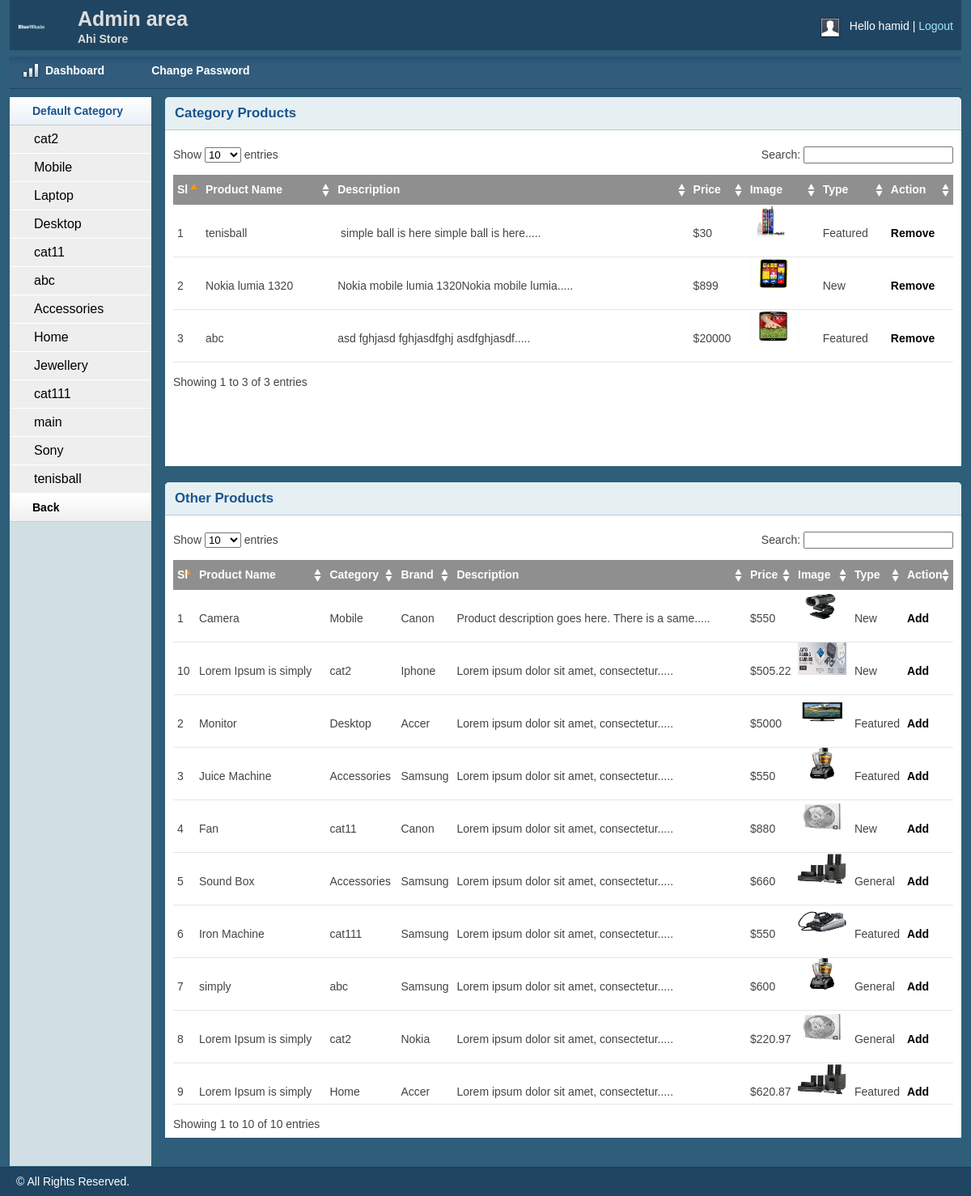
Screenshot of /admin/catproduct.php (signed in) with the database file from the repository.
### tables this page shows
CREATE TABLE `tbl_category` (
  `ID` int(11) NOT NULL,
  `catName` text NOT NULL,
  `Description` varchar(255) NOT NULL,
  `image` text NOT NULL,
  `status` int(2) NOT NULL,
  `inc_menu` text NOT NULL,
  `parentid` int(11) NOT NULL
);

CREATE TABLE `tbl_product` (
  `productId` int(11) NOT NULL,
  `productName` varchar(255) NOT NULL,
  `catId` int(11) NOT NULL,
  `catids` text NOT NULL,
  `brandId` int(11) NOT NULL,
  `Description` text NOT NULL,
  `sku` text NOT NULL,
  `weight` text NOT NULL,
  `price` float NOT NULL,
  `qty` int(3) NOT NULL,
  `image` varchar(255) NOT NULL,
  `new_from_date` date DEFAULT NULL,
  `new_to_date` date DEFAULT NULL,
  `status` int(1) NOT NULL
);

CREATE TABLE `tbl_brand` (
  `brandId` int(11) NOT NULL,
  `brandName` varchar(255) NOT NULL
);

### classes/Database.php (called while the page is built, shortened)
<?php
class Database
{
    public $host   = DB_HOST;
    public $user   = DB_USER;
    public $pass   = DB_PASS;
    public $dbname = DB_NAME;
    public $link;
    private function connectionDB()
    {
        $this->link = new mysqli(
            $this->host,
            $this->user,
            $this->pass,
            $this->dbname
        );
    }
    public function select($query)
    {
        $result = $this->link->query($query) or
        die($this->link->error . __LINE__);
        if ($result->num_rows > 0) {
            return $result;
        } else {
            return false;
        }
    }
}

### classes/Category.php (called while the page is built, shortened)
<?php
$filepath = realpath(dirname(__FILE__));
include_once($filepath.'/../classes/Database.php');
include_once($filepath.'/../classes/Format.php');
 ?>
<?php
class Category
{
    private $db;
    public function __construct()
    {
        $this->db = new Database();
    }
    public function getAllCat()
    {
        $query = "SELECT * FROM tbl_category ORDER BY ID";
        $result = $this->db->select($query);
        return $result;
    }
}

### classes/Product.php (called while the page is built, shortened)
<?php
$filepath = realpath(dirname(__FILE__));
include_once($filepath.'/../classes/Database.php');
include_once($filepath.'/../classes/Format.php');
 ?>
<?php
class Product
{
    private $db;
    public function __construct()
    {
        $this->db = new Database();
    }
    public function getAllProduct()
    {
        $query = "SELECT p.*, c.catName, b.brandName
                    FROM tbl_product AS p, tbl_category AS c, tbl_brand AS b
                    WHERE p.catId = c.Id AND p.brandId = b.brandId
                    ORDER BY p.productId DESC";
        $result = $this->db->select($query);
        return $result;
    }
}

### classes/Format.php (called while the page is built, shortened)
<?php
class Format
{
    public function textShorten($text, $limit = 400)
    {
        $text = $text . " ";
        $text = substr($text, 0, $limit);
        $text = substr($text, 0, strrpos($text, ' '));
        $text = $text . ".....";
        return $text;
    }
}

### admin/catproduct.php (the view, shortened to what this page needs)
<?php
 include 'inc/header.php';
 include '../classes/Product.php';
 include '../classes/Category.php';
 include_once '../classes/Format.php';
 include 'inc/sidecat.php';
	$pd = new Product();
	$fm = new Format();
	if(isset($_GET['catid'])){
		$catid = preg_replace('/[^-a-zA-Z0-9_]/', '', $_GET['catid']);
		$_SESSION['catid'] = $catid;
	}else{
		if(isset($_SESSION['catid'])){
			$catid = $_SESSION['catid'];
		}else{
			$catid = 1;
		}
	}
 ?>
<div class="grid_10">
    <div class="box round first grid">
        <h2>Category Products</h2>
        <div class="block">
            <table class="data display datatable" id="example">
			<thead>
				<tr>
					<th>Sl</th>
					<th>Product Name</th>
					<th>Description</th>
					<th>Price</th>
					<th>Image</th>
					<th>Type</th>
					<th>Action</th>
				</tr>
			</thead>
			<tbody>
				<?php
                $getPd = $pd->getAllProduct();
                if ($getPd) {
                    $i=0;
                    while ($result = $getPd->fetch_assoc()) {
                        if(strpos($result['catids'],"$catid" ) !== false)
                        {
                        $i++; ?>
				<tr class="odd gradeX">
					<td><?php echo $i; ?></td>
					<td><?php echo $result['productName']; ?></td>
					<td><?php echo $fm->textShorten(htmlspecialchars_decode($result['Description'], ENT_NOQUOTES), 50); ?></td>
					<td>$<?php echo $result['price']; ?></td>
					<td><img src="<?php echo $result['image']; ?>" height="40px" width="60px"></td>
					<td>
						<?php
                        if ($result['status']==1) {
                            echo "Featured";
                        } else if ($result['status']==0){
                            echo "General";
                        }
						else{
							echo "New";
						}?>
						</td>
					<td><a onclick="return confirm('Are you sure to Remove this Product from Category?')" href="?catremove=<?php echo $result['productId'].','.$catid; ?>">Remove</a></td>
				</tr>
				<?php
                        }
                    }
                } ?>
			</tbody>
		</table>
       </div>
    </div>
</div>
<div class="grid_10">
    <div class="box round first grid">
        <h2>Other Products</h2>
        <div class="block">
            <table class="data display datatable" id="example">
			<thead>
				<tr>
					<th>Sl</th>
					<th>Product Name</th>
					<th>Category</th>
					<th>Brand</th>
					<th>Description</th>
					<th>Price</th>
					<th>Image</th>
					<th>Type</th>
					<th>Action</th>
				</tr>
			</thead>
			<tbody>
				<?php
                $getPd = $pd->getAllProduct();
                if ($getPd) {
                    $i=0;
                    while ($result = $getPd->fetch_assoc()) {
                        if(strpos($result['catids'],"$catid" ) === false)
                        {
                        $i++; ?>
				<tr class="odd gradeX">
					<td><?php echo $i; ?></td>
					<td><?php echo $result['productName']; ?></td>
					<td><?php echo $result['catName']; ?></td>
					<td><?php echo $result['brandName']; ?></td>
					<td><?php echo $fm->textShorten(htmlspecialchars_decode($result['Description'], ENT_NOQUOTES), 50); ?></td>
					<td>$<?php echo $result['price']; ?></td>
					<td><img src="<?php echo $result['image']; ?>" height="40px" width="60px"></td>
					<td>
						<?php
                        if ($result['status']==1) {
                            echo "Featured";
                        } else if ($result['status']==0){
                            echo "General";
                        }
						else{
							echo "New";
						}?>
						</td>
					<td><a onclick="return confirm('Are you sure add in category?')" href="?addCat=<?php echo $result['productId'].','.$catid; ?>">Add</a></td>
				</tr>
				<?php
                      }
                    }
                } ?>
			</tbody>
		</table>
       </div>
    </div>
</div>
<?php include 'inc/footer.php';?>

### admin/inc/sidecat.php
<?php
    $cat = new Category();
    $getCat = $cat->getAllCat();
?>
<div class="grid_2">
    <div class="box sidemenu">
        <div class="block" id="section-menu">
            <ul class="section menu">
                <li><a class="menuitem">Default Category</a>
                <ul class="submenu">
                <?php
                     if ($getCat) {
                        while ($result = $getCat->fetch_assoc()) {
                ?>
                        <li><a href="catproduct.php?catid=<?php echo $result['ID'];?>"><?php echo $result['catName'];  ?> </a> </li>
                  <?php }
                  }?>
                    </ul>
                </li>
                <li><a href="dashboard.php">Back</a></li>
            </ul>
        </div>
    </div>
</div>

### admin/css/text.css (style rules this page uses)
body { font: 13px/1.5 Tahoma, Helvetica, Arial, 'Liberation Sans', FreeSans, sans-serif; }
h2 { font-size: 23px; }
ul { list-style: square; }
li { margin-left: 30px; }
p, dl, hr, h1, h2, h3, h4, h5, h6, ol, ul, pre, table, address, fieldset { margin-bottom: 20px; }

### admin/css/grid.css (style rules this page uses)
.grid_1, .grid_2, .grid_3, .grid_4, .grid_5, .grid_6, .grid_7, .grid_8, .grid_9, .grid_10, .grid_11, .grid_12, .grid_13, .grid_14, .grid_15, .grid_16 { display: inline; float: left; margin-left: 1%; margin-right: 1%; }
.container_12 .grid_2 { width: 14.666%; }
.container_12 .grid_10 { width: 81.333%; }

### admin/css/layout.css (style rules this page uses)
body { background: #fff none repeat scroll 0 0; color: #444; font-size: 14px; padding: 0; }
a { color: #000; font-weight:bold; text-decoration: none; }
h1, h2, h3, h4, h5, h6 { line-height:1.2em; margin-bottom:.3em; }
h2 { margin-top:1em; }
.box { background:#fff; margin-bottom:20px; padding:10px 10px 10px 10px; margin-left:-8px; }
.box.grid { padding-bottom:40px; }
.box.round { -moz-border-radius: 5px 5px 0px 0px; -webkit-border-radius: 5px 5px 0px 0px; border-radius: 5px 5px 0px 0px; }
.box h2 { font-size:1.2em; font-weight:bold; color:#1B548D; background:#E6F0F3; margin:-10px -10px 0 -10px; padding:10px 12px; border-bottom:1px solid #B3CBD6; -moz-border-radius: 5px 5px 0px 0px; -webkit-border-radius: 5px 5px 0px 0px; border-radius: 5px 5px 0px 0px; }
.box.first { min-height: 406px; }
.block { padding-top:20px; }
.box.sidemenu { background-color:#D1DEE4; border-right:1px solid #3A5665; padding:0px; margin:0px; cursor:pointer; }
.box.sidemenu .block { padding-top:0px; margin-top:0px; }
p { margin-bottom:1em; }
ul, ol { padding-top:0; }
ul.menu { list-style:none; border-top:1px solid #bbb; }
ul.menu li { margin:0; }
ul.menu li a { display:block; padding:4px 10px; border-bottom:1px solid #ccc; }
ul.menu ul { list-style:none; margin:0; }
ul.menu ul li a { padding-left:30px; }
ul.section { border-top:0; margin-bottom:0; }
ul.section li a { background:url(../img/sidemenu-repeat.jpg) repeat-x; line-height:26px; padding-left:28px; }
ul.section li li a { background:#ddd; border-bottom:1px solid #eee; }
ul.section ul li { text-transform:none; }
ul.section ul.current li a { background: #eee none repeat scroll 0 0; border-bottom: 1px solid #fff; font-size: 16px; font-weight: normal; }
ul.section li a.current { color:#1B548D; background:url(../img/sidemenu-repeat-hover.jpg) repeat-x; }
.block { padding-bottom:1px; }
table.display { margin: 0 auto; clear: both; width: 100%; }
.sorting_asc { background: #8f8f8f url(../img/table/sort_asc.png) no-repeat center right; padding:8px 5px; text-align:left; color:#fff; }
.sorting { background:#8f8f8f url(../img/table/sort_both.png) no-repeat center right; padding:8px 5px; text-align:left; color:#fff; }
tr.odd { height: 30px; line-height: 30px; border-bottom:1px solid #e6e6e6; }
tr.even { height: 30px; line-height: 30px; border-bottom:1px solid #e6e6e6; }
tr.odd td, tr.even td { padding-left:5px; }

### rows the page displays
tbl_category: catName "cat2"
tbl_category: catName "Mobile"
tbl_category: catName "Laptop"
tbl_category: catName "Desktop"
tbl_category: catName "cat11"
tbl_category: catName "abc"
tbl_category: catName "Accessories"
tbl_category: catName "Home"
tbl_category: catName "Jewellery"
tbl_category: catName "cat111"
tbl_category: catName "main"
tbl_category: catName "Sony"
tbl_category: catName "tenisball"
tbl_product: productName "tenisball", Description "simple ball is here simple ball is here.....", price "30", image (picture), status "Featured"
tbl_product: productName "Nokia lumia 1320", Description "Nokia mobile lumia 1320Nokia mobile lumia.....", price "899", image (picture), status "New"
tbl_product: productName "abc", Description "asd fghjasd fghjasdfghj asdfghjasdf.....", price "20000", image (picture), status "Featured"
tbl_product: productName "Camera", tbl_category.catName "Mobile", brandId.brandName "Canon", Description "Product description goes here. There is a same.....", price "550", image (picture), status "New"
tbl_product: productName "Monitor", tbl_category.catName "Desktop", brandId.brandName "Accer", Description "Lorem ipsum dolor sit amet, consectetur.....", price "5000", image (picture), status "Featured"
tbl_product: productName "Juice Machine", tbl_category.catName "Accessories", brandId.brandName "Samsung", Description "Lorem ipsum dolor sit amet, consectetur.....", price "550", image (picture), status "Featured"
tbl_product: productName "Fan", tbl_category.catName "cat11", brandId.brandName "Canon", Description "Lorem ipsum dolor sit amet, consectetur.....", price "880", image (picture), status "New"
tbl_product: productName "Sound Box", tbl_category.catName "Accessories", brandId.brandName "Samsung", Description "Lorem ipsum dolor sit amet, consectetur.....", price "660", image (picture), status "General"
tbl_product: productName "Iron Machine", tbl_category.catName "cat111", brandId.brandName "Samsung", Description "Lorem ipsum dolor sit amet, consectetur.....", price "550", image (picture), status "Featured"
tbl_product: productName "simply", tbl_category.catName "abc", brandId.brandName "Samsung", Description "Lorem ipsum dolor sit amet, consectetur.....", price "600", image (picture), status "General"
tbl_product: productName "Lorem Ipsum is simply", tbl_category.catName "cat2", brandId.brandName "Nokia", Description "Lorem ipsum dolor sit amet, consectetur.....", price "220.97", image (picture), status "General"
tbl_product: productName "Lorem Ipsum is simply", tbl_category.catName "Home", brandId.brandName "Accer", Description "Lorem ipsum dolor sit amet, consectetur.....", price "620.87", image (picture), status "Featured"
tbl_product: productName "Lorem Ipsum is simply", tbl_category.catName "cat2", brandId.brandName "Iphone", Description "Lorem ipsum dolor sit amet, consectetur.....", price "505.22", image (picture), status "New"

### other values shown
Session::get('adminName') "hamid"
